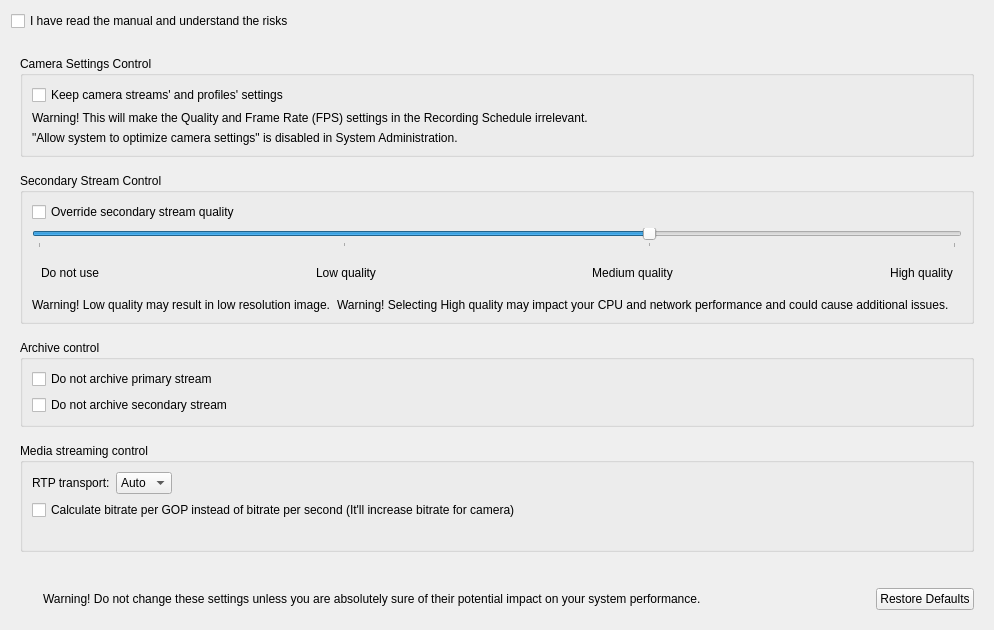
<?xml version="1.0" encoding="UTF-8"?>
<ui version="4.0">
 <class>CameraExpertSettingsWidget</class>
 <widget class="QWidget" name="CameraExpertSettingsWidget">
  <property name="geometry">
   <rect>
    <x>0</x>
    <y>0</y>
    <width>982</width>
    <height>582</height>
   </rect>
  </property>
  <layout class="QVBoxLayout" name="verticalLayout_5">
   <property name="spacing">
    <number>16</number>
   </property>
   <item>
    <widget class="QCheckBox" name="assureCheckBox">
     <property name="text">
      <string>I have read the manual and understand the risks</string>
     </property>
    </widget>
   </item>
   <item>
    <widget class="QWidget" name="assureWidget" native="true">
     <layout class="QVBoxLayout" name="verticalLayout">
      <property name="spacing">
       <number>16</number>
      </property>
      <item>
       <widget class="QGroupBox" name="settingsGroupBox">
        <property name="title">
         <string>Camera Settings Control</string>
        </property>
        <layout class="QVBoxLayout" name="verticalLayout_4">
         <item>
          <widget class="QCheckBox" name="settingsDisableControlCheckBox">
           <property name="text">
            <string>Keep camera streams' and profiles' settings</string>
           </property>
          </widget>
         </item>
         <item>
          <widget class="QWidget" name="horizontalWidget" native="true">
           <layout class="QHBoxLayout" name="horizontalLayout_3">
            <property name="leftMargin">
             <number>0</number>
            </property>
            <property name="topMargin">
             <number>0</number>
            </property>
            <property name="rightMargin">
             <number>0</number>
            </property>
            <property name="bottomMargin">
             <number>0</number>
            </property>
            <item>
             <widget class="QLabel" name="settingsWarningLabel">
              <property name="text">
               <string>Warning! This will make the Quality and Frame Rate (FPS) settings in the Recording Schedule irrelevant.</string>
              </property>
             </widget>
            </item>
            <item>
             <widget class="QLabel" name="verticalSpacerLabel">
              <property name="text">
               <string notr="true"/>
              </property>
             </widget>
            </item>
           </layout>
          </widget>
         </item>
         <item>
          <widget class="QLabel" name="settingsDisabledWarningLabel">
           <property name="text">
            <string>&quot;Allow system to optimize camera settings&quot; is disabled in System Administration.</string>
           </property>
          </widget>
         </item>
        </layout>
       </widget>
      </item>
      <item>
       <widget class="QGroupBox" name="qualityGroupBox">
        <property name="title">
         <string>Secondary Stream Control</string>
        </property>
        <layout class="QVBoxLayout" name="verticalLayout_3">
         <item>
          <widget class="QCheckBox" name="qualityOverrideCheckBox">
           <property name="text">
            <string>Override secondary stream quality</string>
           </property>
          </widget>
         </item>
         <item>
          <widget class="QSlider" name="qualitySlider">
           <property name="maximum">
            <number>3</number>
           </property>
           <property name="pageStep">
            <number>1</number>
           </property>
           <property name="value">
            <number>2</number>
           </property>
           <property name="orientation">
            <enum>Qt::Horizontal</enum>
           </property>
           <property name="tickPosition">
            <enum>QSlider::TicksBelow</enum>
           </property>
          </widget>
         </item>
         <item>
          <widget class="QWidget" name="qualityLabelsWidget" native="true">
           <layout class="QHBoxLayout" name="horizontalLayout">
            <property name="spacing">
             <number>0</number>
            </property>
            <item>
             <widget class="QLabel" name="labelDontUseQuality">
              <property name="text">
               <string>Do not use</string>
              </property>
             </widget>
            </item>
            <item>
             <spacer name="horizontalSpacer_4">
              <property name="orientation">
               <enum>Qt::Horizontal</enum>
              </property>
              <property name="sizeHint" stdset="0">
               <size>
                <width>40</width>
                <height>20</height>
               </size>
              </property>
             </spacer>
            </item>
            <item>
             <widget class="QLabel" name="labelLowQuality">
              <property name="text">
               <string>Low quality</string>
              </property>
              <property name="alignment">
               <set>Qt::AlignCenter</set>
              </property>
             </widget>
            </item>
            <item>
             <spacer name="horizontalSpacer_2">
              <property name="orientation">
               <enum>Qt::Horizontal</enum>
              </property>
              <property name="sizeHint" stdset="0">
               <size>
                <width>40</width>
                <height>20</height>
               </size>
              </property>
             </spacer>
            </item>
            <item>
             <widget class="QLabel" name="labelMedQuality">
              <property name="text">
               <string>Medium quality</string>
              </property>
              <property name="alignment">
               <set>Qt::AlignCenter</set>
              </property>
             </widget>
            </item>
            <item>
             <spacer name="horizontalSpacer_3">
              <property name="orientation">
               <enum>Qt::Horizontal</enum>
              </property>
              <property name="sizeHint" stdset="0">
               <size>
                <width>40</width>
                <height>20</height>
               </size>
              </property>
             </spacer>
            </item>
            <item>
             <widget class="QLabel" name="labelHiQuality">
              <property name="text">
               <string>High quality</string>
              </property>
              <property name="alignment">
               <set>Qt::AlignCenter</set>
              </property>
             </widget>
            </item>
           </layout>
          </widget>
         </item>
         <item>
          <widget class="QWidget" name="widget" native="true">
           <layout class="QHBoxLayout" name="horizontalLayout_5">
            <property name="leftMargin">
             <number>0</number>
            </property>
            <property name="topMargin">
             <number>0</number>
            </property>
            <property name="rightMargin">
             <number>0</number>
            </property>
            <property name="bottomMargin">
             <number>0</number>
            </property>
            <item>
             <widget class="QLabel" name="lowQualityWarningLabel">
              <property name="text">
               <string>Warning! Low quality may result in low resolution image.</string>
              </property>
             </widget>
            </item>
            <item>
             <widget class="QLabel" name="highQualityWarningLabel">
              <property name="text">
               <string>Warning! Selecting High quality may impact your CPU and network performance and could cause additional issues.</string>
              </property>
             </widget>
            </item>
            <item>
             <widget class="QLabel" name="verticalSpacerLabel_2">
              <property name="text">
               <string notr="true"/>
              </property>
             </widget>
            </item>
           </layout>
          </widget>
         </item>
        </layout>
       </widget>
      </item>
      <item>
       <widget class="QGroupBox" name="groupBoxArchive">
        <property name="title">
         <string>Archive control</string>
        </property>
        <layout class="QVBoxLayout" name="verticalLayout_2">
         <item>
          <widget class="QCheckBox" name="checkBoxPrimaryRecorder">
           <property name="text">
            <string>Do not archive primary stream</string>
           </property>
          </widget>
         </item>
         <item>
          <widget class="QCheckBox" name="checkBoxSecondaryRecorder">
           <property name="text">
            <string>Do not archive secondary stream</string>
           </property>
          </widget>
         </item>
        </layout>
       </widget>
      </item>
      <item>
       <widget class="QGroupBox" name="groupBoxRTP">
        <property name="title">
         <string>Media streaming control</string>
        </property>
        <layout class="QVBoxLayout" name="verticalLayout_6">
         <item>
          <layout class="QHBoxLayout" name="horizontalLayout_2">
           <item>
            <widget class="QLabel" name="labelTransport">
             <property name="text">
              <string>RTP transport:</string>
             </property>
            </widget>
           </item>
           <item>
            <widget class="QComboBox" name="comboBoxTransport">
             <item>
              <property name="text">
               <string>Auto</string>
              </property>
             </item>
             <item>
              <property name="text">
               <string>TCP</string>
              </property>
             </item>
             <item>
              <property name="text">
               <string>UDP</string>
              </property>
             </item>
            </widget>
           </item>
           <item>
            <spacer name="horizontalSpacer_6">
             <property name="orientation">
              <enum>Qt::Horizontal</enum>
             </property>
             <property name="sizeHint" stdset="0">
              <size>
               <width>40</width>
               <height>20</height>
              </size>
             </property>
            </spacer>
           </item>
          </layout>
         </item>
         <item>
          <widget class="QCheckBox" name="checkBoxBitratePerGOP">
           <property name="text">
            <string>Calculate bitrate per GOP instead of bitrate per second (It'll increase bitrate for camera)</string>
           </property>
          </widget>
         </item>
         <item>
          <spacer name="horizontalSpacer_5">
           <property name="orientation">
            <enum>Qt::Horizontal</enum>
           </property>
           <property name="sizeHint" stdset="0">
            <size>
             <width>40</width>
             <height>20</height>
            </size>
           </property>
          </spacer>
         </item>
        </layout>
       </widget>
      </item>
      <item>
       <spacer name="verticalSpacer">
        <property name="orientation">
         <enum>Qt::Vertical</enum>
        </property>
        <property name="sizeHint" stdset="0">
         <size>
          <width>20</width>
          <height>40</height>
         </size>
        </property>
       </spacer>
      </item>
      <item>
       <layout class="QHBoxLayout" name="horizontalLayout_4">
        <item>
         <widget class="QLabel" name="iconLabel">
          <property name="maximumSize">
           <size>
            <width>32</width>
            <height>32</height>
           </size>
          </property>
          <property name="text">
           <string/>
          </property>
          <property name="textFormat">
           <enum>Qt::RichText</enum>
          </property>
          <property name="pixmap">
           <pixmap>:/skin/warning.png</pixmap>
          </property>
          <property name="scaledContents">
           <bool>true</bool>
          </property>
         </widget>
        </item>
        <item>
         <widget class="QLabel" name="generalWarningLabel">
          <property name="sizePolicy">
           <sizepolicy hsizetype="Expanding" vsizetype="Minimum">
            <horstretch>1</horstretch>
            <verstretch>0</verstretch>
           </sizepolicy>
          </property>
          <property name="text">
           <string>Warning! Do not change these settings unless you are absolutely sure of their potential impact on your system performance.</string>
          </property>
          <property name="wordWrap">
           <bool>true</bool>
          </property>
         </widget>
        </item>
        <item>
         <spacer name="horizontalSpacer">
          <property name="orientation">
           <enum>Qt::Horizontal</enum>
          </property>
          <property name="sizeHint" stdset="0">
           <size>
            <width>40</width>
            <height>20</height>
           </size>
          </property>
         </spacer>
        </item>
        <item>
         <widget class="QPushButton" name="restoreDefaultsButton">
          <property name="text">
           <string>Restore Defaults</string>
          </property>
         </widget>
        </item>
       </layout>
      </item>
     </layout>
    </widget>
   </item>
  </layout>
 </widget>
 <resources/>
 <connections/>
</ui>
